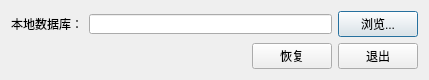
<?xml version="1.0" encoding="UTF-8"?>
<ui version="4.0">
 <class>Recoverdb</class>
 <widget class="QDialog" name="Recoverdb">
  <property name="geometry">
   <rect>
    <x>0</x>
    <y>0</y>
    <width>429</width>
    <height>74</height>
   </rect>
  </property>
  <property name="windowTitle">
   <string>恢复</string>
  </property>
  <layout class="QVBoxLayout" name="verticalLayout">
   <item>
    <layout class="QHBoxLayout" name="horizontalLayout">
     <item>
      <widget class="QLabel" name="label">
       <property name="text">
        <string>本地数据库：</string>
       </property>
      </widget>
     </item>
     <item>
      <widget class="QLineEdit" name="lineEdit">
       <property name="maximumSize">
        <size>
         <width>16777215</width>
         <height>20</height>
        </size>
       </property>
      </widget>
     </item>
     <item>
      <widget class="QPushButton" name="openButton">
       <property name="text">
        <string>浏览...</string>
       </property>
      </widget>
     </item>
    </layout>
   </item>
   <item>
    <layout class="QHBoxLayout" name="horizontalLayout_2">
     <item>
      <spacer name="horizontalSpacer">
       <property name="orientation">
        <enum>Qt::Horizontal</enum>
       </property>
       <property name="sizeHint" stdset="0">
        <size>
         <width>40</width>
         <height>20</height>
        </size>
       </property>
      </spacer>
     </item>
     <item>
      <widget class="QPushButton" name="recoverButton">
       <property name="text">
        <string>恢复</string>
       </property>
      </widget>
     </item>
     <item>
      <widget class="QPushButton" name="exitButton">
       <property name="text">
        <string>退出</string>
       </property>
      </widget>
     </item>
    </layout>
   </item>
  </layout>
 </widget>
 <layoutdefault spacing="6" margin="11"/>
 <resources/>
 <connections/>
</ui>
